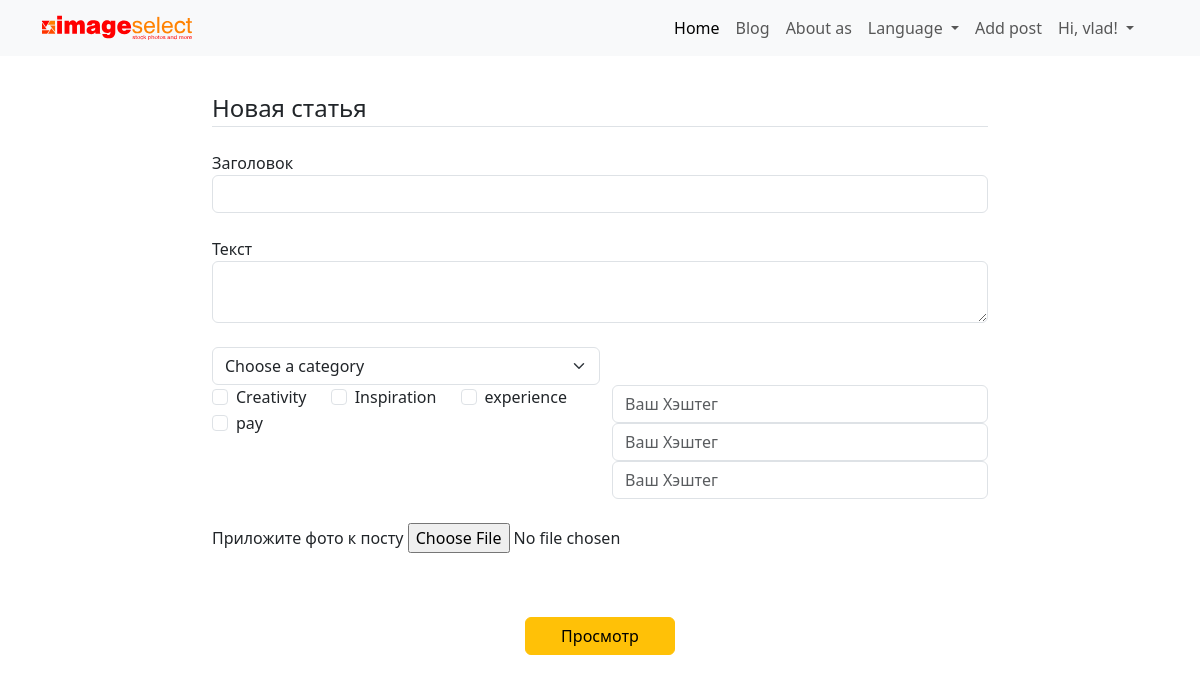
/post/new (signed in), run on the app's committed database.
### flask_blog_portfolio/models.py (models this page shows, shortened)
class User(db.Model, UserMixin):
    id = db.Column(db.Integer, primary_key=True)
    username = db.Column(db.String(20), unique=True, nullable=False)
    email = db.Column(db.String(120), unique=True, nullable=False)
    image_file = db.Column(db.String(20), nullable=False, default='default.png')
    password = db.Column(db.String(60), nullable=False)
    post = db.relationship('Post', backref='author', lazy=True)

class Hashtag(db.Model):
    id = db.Column(db.Integer, primary_key=True)
    name = db.Column(db.String(50), unique=True, nullable=False)

### flask_blog_portfolio/posts/routes.py (the view, shortened to what this page needs)
@posts.route("/post/new", methods=['GET', 'POST'])
@login_required
def new_post():
    categories = Category.query.all()
    hashtags = Hashtag.query.all()
    form = PostForm()
    picture_name = None
    return render_template('create_post.html', title='Новая статья', form=form, image_file=picture_name,
                           legend='Новая статья', categories=categories, hashtags=hashtags)

### flask_blog_portfolio/posts/forms.py
class PostForm(FlaskForm):
    title = StringField('Заголовок', validators=[DataRequired()])
    content = TextAreaField('Текст', validators=[DataRequired()])
    picture = FileField('Приложите фото к посту', validators=[FileAllowed(['jpg', 'png'])])
    submit = SubmitField('Просмотр')

### flask_blog_portfolio/models.py (called while the page is built)
@login_manager.user_loader
def load_user(user_id):
    return User.query.get(int(user_id))

### flask_blog_portfolio/templates/create_post.html (shortened to what this page needs)
{% extends "layout.html" %}
{% block body %}
<section class="add_post">
    <div class="container-sm">
        <form method="POST" action="" enctype="multipart/form-data">
            <fieldset class="form-group">
                <legend class="border-bottom mb-4">{{ legend }}</legend>
                <div class="form-group mb-4">
                    {{ form.title.label(class="form-control-label") }}
                    {% if form.title.errors %}
                    {{ form.title(class="form-control form-control is-invalid") }}
                    <div class="invalid-feedback">
                        {% for error in form.title.errors %}
                        <span>{{ error }}</span>
                        {% endfor %}
                    </div>
                    {% else %}
                    {{ form.title(class="form-control form-control") }}
                    {% endif %}
                </div>
                <div class="form-group mb-4">
                    {{ form.content.label(class="form-control-label") }}
                    {% if form.content.errors %}
                    {{ form.content(class="form-control form-control is-invalid") }}
                    <div class="invalid-feedback">
                        {% for error in form.content.errors %}
                        <span>{{ error }}</span>
                        {% endfor %}
                    </div>
                    {% else %}
                    {{ form.content(class="form-control form-control") }}
                    {% endif %}
                </div>
            </fieldset>
            <div class="form-group mb-4">
                <div class="col-6">
                    <select name="category" class="form-select" aria-label="Default select example">
                        <option selected>Choose a category</option>
                    </select>
                </div>
                <div class="row form-group mb-4">
                    <div class="col-6">
                        {% for hashtag in hashtags %}
                        <div class="form-check hashtags" name="hashtags">
                            <input name="hashtags[]" class="form-check-input" type="checkbox" value="{{ hashtag.id }}"
                                   id="{{ hashtag.id }}">
                            <label class="form-check-label" for="{{ hashtag.id }}">{{ hashtag.name }}</label>
                        </div>
                        {% endfor %}
                    </div>
                    <div class="col-6">
                        <div name="hashtags_new">
                            <input type="text" name="hashtags_new[]" value="" class="form-control"
                                   placeholder="Ваш Хэштег">
                            <input type="text" name="hashtags_new[]" value="" class="form-control"
                                   placeholder="Ваш Хэштег">
                            <input type="text" name="hashtags_new[]" value="" class="form-control"
                                   placeholder="Ваш Хэштег">
                        </div>
                    </div>
                </div>
                <div class="form-group mb-4">
                    {{ form.picture.label() }}
                    {{ form.picture(class="form-control-file") }}
                </div>
                <div class="form-group mb-4 text-center button_post_send">
                    {{ form.submit(class="btn btn-warning create_article_btn") }}
                </div>
            </div>
        </form>
    </div>
</section>
{% endblock %}

### flask_blog_portfolio/templates/layout.html (shortened to what this page needs)
<!doctype html>
<html lang="en">
<head>
    <link rel="stylesheet" href="{{ url_for('static', filename='css/bootstrap.min.css') }}">
    <link rel="stylesheet" href="{{ url_for('static', filename='css/main.css') }}">
</head>
<body>
<div class="container">
    <nav class="navbar navbar-expand-lg bg-body-tertiary fixed-top">
        <div class="container-fluid container">
            <a href="/home" class="d-flex align-items-center mb-3 mb-md-0 me-md-auto text-dark text-decoration-none">
                <svg class="bi me-2" width="150" height="30">
                    <use xlink:href="{{ url_for('static', filename='icon/sprite.svg')}}#LOGO 1"></use>
                </svg>
            </a>
            <div class="offcanvas offcanvas-end" tabindex="-1" id="offcanvasNavbar"
                 aria-labelledby="offcanvasNavbarLabel">
                <div class="offcanvas-body">
                    <ul class="navbar-nav justify-content-end flex-grow-1 pe-3">
                        <li class="nav-item">
                            <a class="nav-link active" aria-current="page" href="/home">Home</a>
                        </li>
                        <li class="nav-item">
                            <a class="nav-link" href="{{ url_for('posts.allpost') }}">Blog</a>
                        </li>
                        <li class="nav-item">
                            <a class="nav-link" href="#">About as</a>
                        </li>
                        <li class="nav-item dropdown">
                            <a class="nav-link dropdown-toggle" href="#" role="button" data-bs-toggle="dropdown"
                               aria-expanded="false">
                                Language
                            </a>
                        </li>
                        {% if current_user.is_authenticated %}
                        <li class="nav-item">
                            <a class="nav-item nav-link navigation-links" href="{{ url_for('posts.new_post') }}">Add post</a>
                        </li>
                        <li class="nav-item dropdown">
                            <a class="nav-link dropdown-toggle" href="#" role="button" data-bs-toggle="dropdown"
                               aria-expanded="false">Hi, {{ current_user.username }}!
                            </a>
                        </li>
                        {% endif %}
                    </ul>
                </div>
            </div>
        </div>
    </nav>
</div>
{% block body %}
{% endblock %}
</body>
</html>

### flask_blog_portfolio/static/css/main.css (style rules this page uses)
html { font-family: 'Montserrat', sans-serif;; }
a { text-decoration: none; color: inherit; }
section, .padding_menu { padding-top: 60px; }
.add_post { padding-top: 90px; max-width: 800px; margin: 0 auto; }
.create_article_btn { width: 150px; }
.button_post_send { padding-top: 40px; }
.hashtags { display: inline-block; padding-right: 20px; }

### data on the page
User: username "vlad"
Hashtag: name "Creativity"
Hashtag: name "Inspiration"
Hashtag: name "experience"
Hashtag: name "pay"

### other printed values
{{ legend }} "Новая статья"
